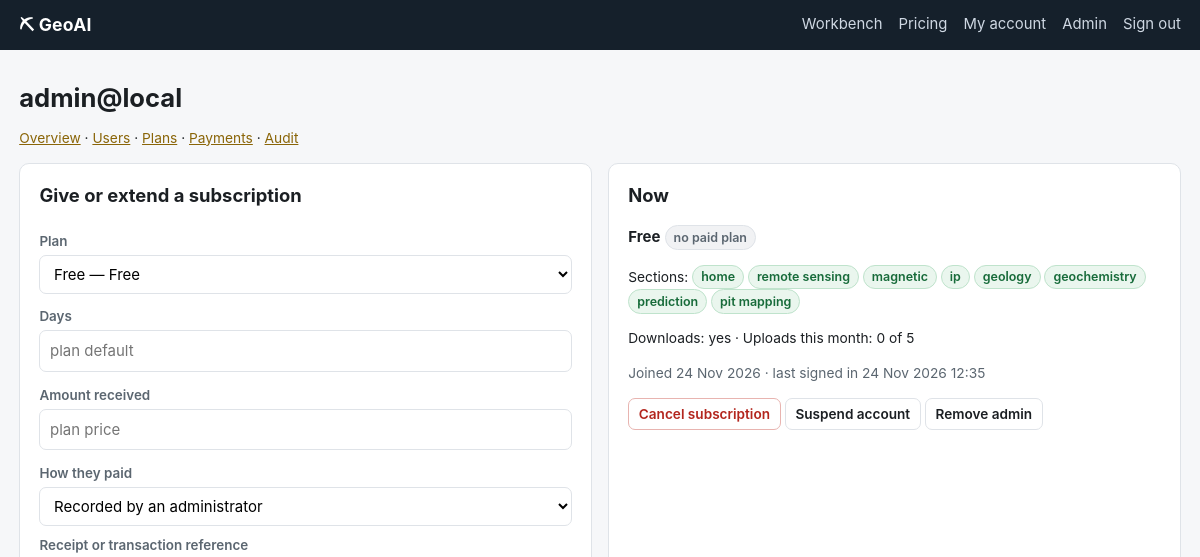
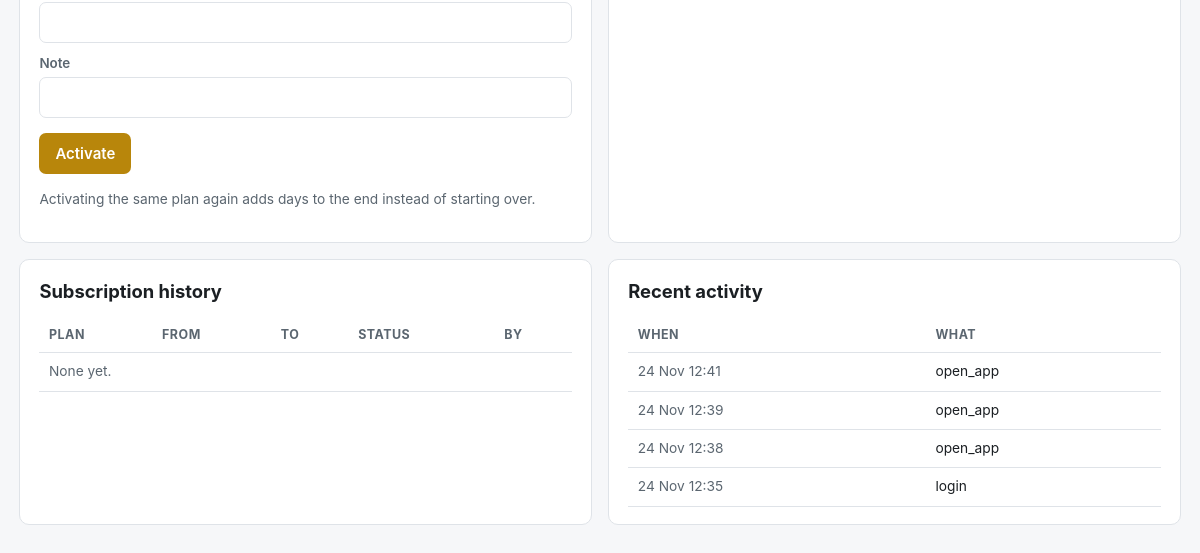
Before: /admin/users/1 (signed in) with the older database file (2 pictures, top to bottom).
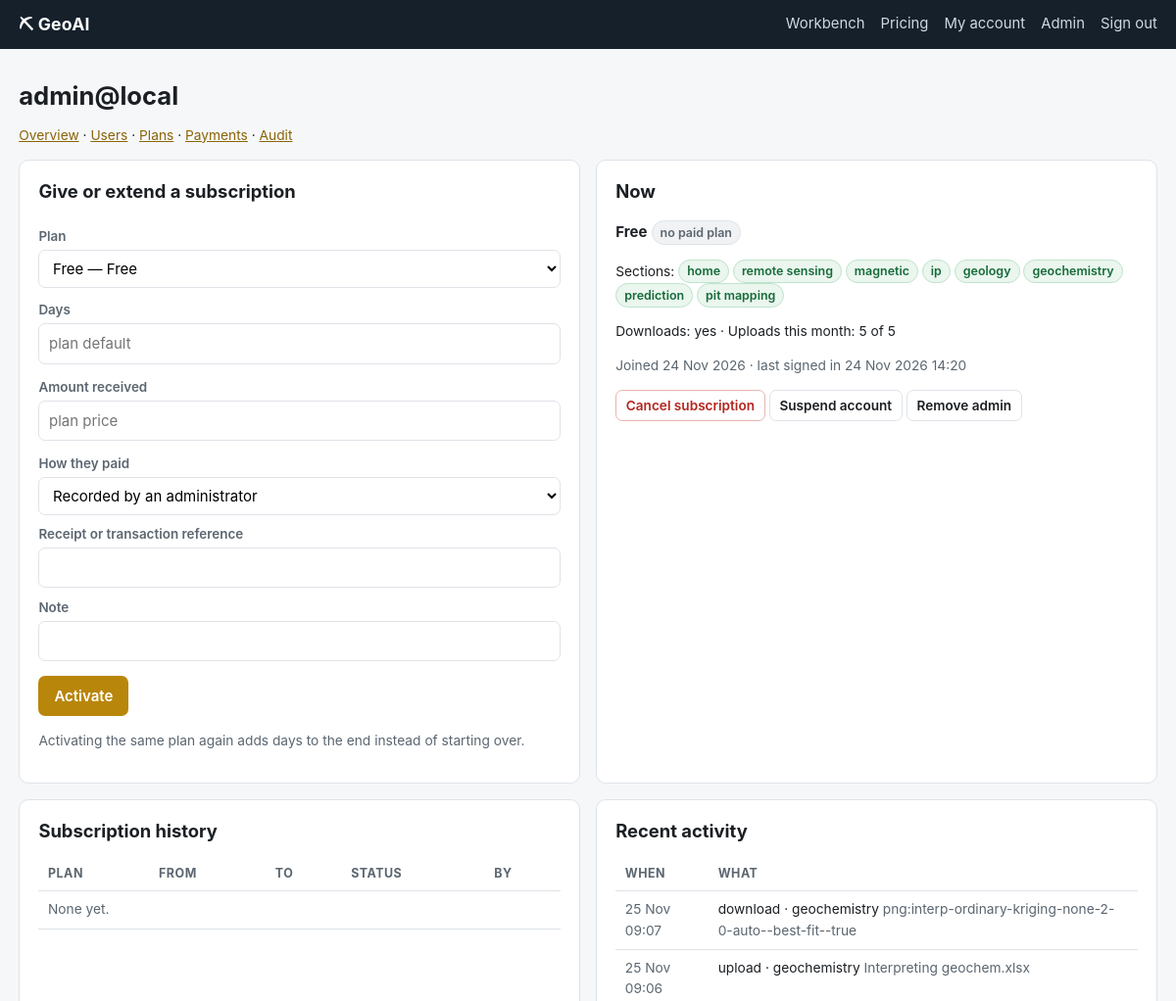
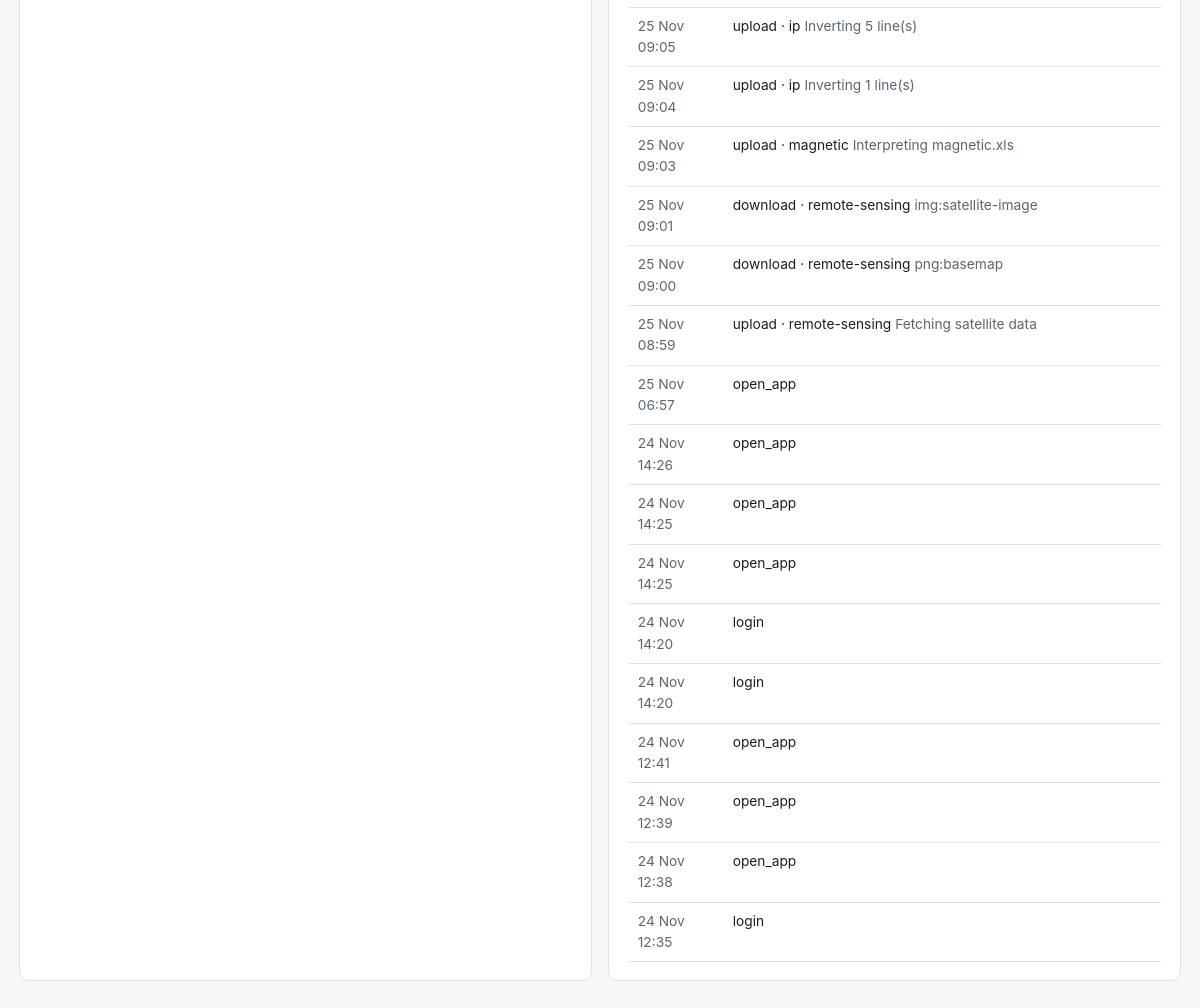
After: the same page with the newer database file (2 pictures, top to bottom).
### portal/models.py (models this page shows, shortened)
class User(UserMixin, db.Model):
    __tablename__ = "users"
    id = db.Column(db.Integer, primary_key=True)
    email = db.Column(db.String(190), unique=True, nullable=False, index=True)
    name = db.Column(db.String(120), nullable=False, default="")
    organisation = db.Column(db.String(160), nullable=False, default="")
    phone = db.Column(db.String(40), nullable=False, default="")
    password_hash = db.Column(db.String(255), nullable=False)
    is_admin = db.Column(db.Boolean, nullable=False, default=False)
    is_active_account = db.Column(db.Boolean, nullable=False, default=True)
    created_at = db.Column(db.DateTime, nullable=False, default=now)
    last_login = db.Column(db.DateTime)
    subscriptions = db.relationship("Subscription", back_populates="user", cascade="all, delete-orphan",
                                    order_by="Subscription.id.desc()")
    payments = db.relationship("Payment", back_populates="user", cascade="all, delete-orphan")
    @property
    def is_active(self):
        return self.is_active_account
    @property
    def subscription(self):
        for s in self.subscriptions:
            if s.is_live:
                return s
        return None
    @property
    def plan(self):
        s = self.subscription
        return s.plan if s else Plan.query.filter_by(code="free").first()
    @property
    def plan_name(self):
        p = self.plan
        return p.name if p else "No plan"
    def allowed_sections(self):
        if self.is_admin:
            return list(SECTIONS)
        p = self.plan
        return p.section_list if p else list(FREE_SECTIONS)
    def may_download(self):
        p = self.plan
        return bool(self.is_admin or (p and p.can_download))
    def uploads_this_month(self):
        start = now().replace(day=1, hour=0, minute=0, second=0, microsecond=0)
        return db.session.query(func.count(UsageEvent.id)).filter(
            UsageEvent.user_id == self.id, UsageEvent.kind == "upload",
            UsageEvent.at >= start).scalar() or 0
    def upload_allowance(self):
        p = self.plan
        limit = p.max_uploads_per_month if p and p.max_uploads_per_month else None
        return self.uploads_this_month(), limit

class Plan(db.Model):
    __tablename__ = "plans"
    id = db.Column(db.Integer, primary_key=True)
    code = db.Column(db.String(32), unique=True, nullable=False)        # free, basic, pro
    name = db.Column(db.String(80), nullable=False)
    price = db.Column(db.Float, nullable=False, default=0.0)
    currency = db.Column(db.String(8), nullable=False, default="TZS")
    period_days = db.Column(db.Integer, nullable=False, default=30)
    sections = db.Column(db.Text, nullable=False, default="")           # comma-separated keys of SECTIONS
    can_download = db.Column(db.Boolean, nullable=False, default=False)
    max_uploads_per_month = db.Column(db.Integer, nullable=False, default=0)   # 0 = no limit
    seats = db.Column(db.Integer, nullable=False, default=1)
    is_public = db.Column(db.Boolean, nullable=False, default=True)     # shown on the pricing page
    sort = db.Column(db.Integer, nullable=False, default=0)
    @property
    def price_label(self):
        if self.price <= 0:
            return "Free"
        per = {30: "month", 31: "month", 90: "quarter", 365: "year"}.get(self.period_days,
                                                                         f"{self.period_days} days")
        return f"{self.currency} {self.price:,.0f} / {per}"

class UsageEvent(db.Model):
    __tablename__ = "usage"
    id = db.Column(db.Integer, primary_key=True)
    user_id = db.Column(db.Integer, db.ForeignKey("users.id"), index=True)
    kind = db.Column(db.String(32), nullable=False)                       # login, upload, run, download
    section = db.Column(db.String(40), nullable=False, default="")
    detail = db.Column(db.String(255), nullable=False, default="")
    at = db.Column(db.DateTime, nullable=False, default=now, index=True)

### portal/admin.py (the view)
@bp.route("/users/<int:uid>")
@admin_only
def user_detail(uid):
    u = db.session.get(User, uid) or abort(404)
    used, limit = u.upload_allowance()
    return render_template("admin/user.html", u=u, plans=Plan.query.order_by(Plan.sort).all(),
                           used=used, limit=limit, providers=PROVIDERS,
                           events=UsageEvent.query.filter_by(user_id=uid)
                           .order_by(UsageEvent.at.desc()).limit(25).all())

### portal/admin.py (called while the page is built)
def admin_only(f):
    @wraps(f)
    @login_required
    def wrapper(*a, **kw):
        if not current_user.is_admin:
            abort(403)
        return f(*a, **kw)
    return wrapper

### portal/models.py (called while the page is built)
def now():
    return datetime.now(timezone.utc)

### portal/templates/admin/user.html (shortened to what this page needs)
{% extends "base.html" %}
{% block wide %}wide{% endblock %}
{% block body %}
<h1>{{ u.email }}</h1>{% include "admin/_nav.html" %}
<div class="grid g2">
  <div class="card">
    <h2 style="margin-top:0">Give or extend a subscription</h2>
    <form method="post" action="{{ url_for('admin.activate_user', uid=u.id) }}">
      <div class="grid g2" style="gap:.2rem 1rem">
        <div><label for="plan">Plan</label><select id="plan" name="plan">
          {% for p in plans %}<option value="{{ p.code }}">{{ p.name }} — {{ p.price_label }}</option>{% endfor %}
        </select></div>
        <div><label for="days">Days</label><input id="days" name="days" type="number" min="1" placeholder="plan default"></div>
        <div><label for="amount">Amount received</label><input id="amount" name="amount" type="number" step="any" placeholder="plan price"></div>
        <div><label for="method">How they paid</label><select id="method" name="method">
          {% for k, v in providers.items() %}<option value="{{ k }}">{{ v }}</option>{% endfor %}</select></div>
      </div>
      <label for="reference">Receipt or transaction reference</label><input id="reference" name="reference">
      <label for="note">Note</label><input id="note" name="note">
      <p><button class="btn" type="submit">Activate</button></p>
    </form>
    <p class="small muted">Activating the same plan again adds days to the end instead of starting over.</p>
  </div>
  <div class="card">
    <h2 style="margin-top:0">Now</h2>
    {% set s = u.subscription %}
    <p><b>{{ u.plan_name }}</b>
      {% if s %}<span class="tag ok">active</span> until {{ s.ends_at.strftime('%d %b %Y') }}
        ({{ s.days_left }} days){% else %}<span class="tag no">no paid plan</span>{% endif %}</p>
    <p class="small">Sections: {% for k in u.allowed_sections() %}<span class="tag ok">{{ k.replace('-',' ') }}</span> {% endfor %}</p>
    <p class="small">Downloads: {{ 'yes' if u.may_download() else 'no' }} ·
       Uploads this month: {{ used }}{% if limit %} of {{ limit }}{% endif %}</p>
    <p class="small muted">Joined {{ u.created_at.strftime('%d %b %Y') }} ·
       last signed in {{ u.last_login.strftime('%d %b %Y %H:%M') if u.last_login else 'never' }}
       {% if u.phone %}· {{ u.phone }}{% endif %}</p>
    <form method="post" action="{{ url_for('admin.cancel', uid=u.id) }}" style="display:inline">
      <button class="btn sm danger" type="submit" {{ 'disabled' if not s }}>Cancel subscription</button></form>
    <form method="post" action="{{ url_for('admin.suspend', uid=u.id) }}" style="display:inline">
      <button class="btn sm sec" type="submit">{{ 'Restore account' if not u.is_active_account else 'Suspend account' }}</button></form>
    <form method="post" action="{{ url_for('admin.toggle_admin', uid=u.id) }}" style="display:inline">
      <button class="btn sm sec" type="submit">{{ 'Remove admin' if u.is_admin else 'Make admin' }}</button></form>
  </div>
</div>
<div class="grid g2">
  <div class="card"><h2 style="margin-top:0">Subscription history</h2>
    <table><tr><th>Plan</th><th>From</th><th>To</th><th>Status</th><th>By</th></tr>
    {% for s in u.subscriptions %}<tr><td>{{ s.plan.name }}</td>
      <td class="small">{{ s.started_at.strftime('%d %b %Y') }}</td>
      <td class="small">{{ s.ends_at.strftime('%d %b %Y') }}</td>
      <td><span class="tag {{ 'ok' if s.is_live else 'no' }}">{{ 'live' if s.is_live else s.status }}</span></td>
      <td class="small muted">{{ s.created_by }}</td></tr>
    {% else %}<tr><td colspan="5" class="muted small">None yet.</td></tr>{% endfor %}</table>
  </div>
  <div class="card"><h2 style="margin-top:0">Recent activity</h2>
    <table><tr><th>When</th><th>What</th></tr>
    {% for e in events %}<tr><td class="small muted">{{ e.at.strftime('%d %b %H:%M') }}</td>
      <td class="small">{{ e.kind }}{% if e.section %} · {{ e.section }}{% endif %} <span class="muted">{{ e.detail }}</span></td></tr>
    {% else %}<tr><td colspan="2" class="muted small">Nothing yet.</td></tr>{% endfor %}</table>
  </div>
</div>
{% endblock %}

### portal/templates/base.html (shortened to what this page needs)
<!doctype html>
<html lang="en"><head>
<link rel="stylesheet" href="{{ url_for('static', filename='style.css') }}">
</head><body>
<header class="top">
  <a class="brand" href="{{ url_for('public.index') }}">⛏ {{ BRAND }}</a>
  <nav>
    {% if current_user.is_authenticated %}
      <a href="{{ url_for('app.home') }}" class="{{ 'on' if request.blueprint == 'app' }}">Workbench</a>
    {% endif %}
    <a href="{{ url_for('billing.pricing') }}">Pricing</a>
    {% if current_user.is_authenticated %}
      <a href="{{ url_for('auth.account') }}">My account</a>
      {% if current_user.is_admin %}<a href="{{ url_for('admin.dashboard') }}">Admin</a>{% endif %}
      <a href="{{ url_for('auth.logout') }}">Sign out</a>
    {% else %}
      <a href="{{ url_for('auth.login') }}">Sign in</a>
      <a class="btn sm" href="{{ url_for('auth.register') }}">Create account</a>
    {% endif %}
  </nav>
</header>
{% block page %}
<div class="wrap {% block wide %}{% endblock %}">
  {% block body %}{% endblock %}
</div>
{% endblock %}
</body></html>

### portal/templates/admin/_nav.html
<p class="small" style="margin-top:-.4rem">
  <a href="{{ url_for('admin.dashboard') }}">Overview</a> ·
  <a href="{{ url_for('admin.users') }}">Users</a> ·
  <a href="{{ url_for('admin.plans') }}">Plans</a> ·
  <a href="{{ url_for('admin.payments') }}">Payments</a> ·
  <a href="{{ url_for('admin.audit_log') }}">Audit</a>
</p>

### portal/static/style.css (style rules this page uses)
:root { --ink:#1b1f23; --muted:#5b6670; --line:#dfe3e8; --bg:#f6f7f9; --card:#fff; --gold:#b8860b; --gold-dark:#8a6508; --ok:#1e7d44; --ok2:#176b3a; --err:#b3261e; --warn:#8a6508; }
* { box-sizing:border-box }
body { margin:0;font:15px/1.55 -apple-system,BlinkMacSystemFont,"Segoe UI",Roboto,Helvetica,Arial,sans-serif; color:var(--ink);background:var(--bg) }
a { color:var(--gold-dark) }
header.top { background:#15202b;color:#fff;padding:.7rem 1.2rem;display:flex;align-items:center;gap:1.2rem }
header.top .brand { font-weight:700;font-size:1.1rem;color:#fff;text-decoration:none;letter-spacing:.2px }
header.top nav { margin-left:auto;display:flex;gap:1rem;align-items:center;flex-wrap:wrap }
header.top nav a { color:#cfd8e3;text-decoration:none;font-size:.93rem }
.wrap { max-width:1080px;margin:0 auto;padding:1.6rem 1.2rem 3rem }
.wrap.wide { max-width:1320px }
h1 { font-size:1.6rem;margin:.2rem 0 1rem }
h2 { font-size:1.15rem;margin:1.8rem 0 .7rem }
.card { background:var(--card);border:1px solid var(--line);border-radius:10px;padding:1.1rem 1.2rem;margin-bottom:1rem }
.grid { display:grid;gap:1rem }
.g2 { grid-template-columns:repeat(auto-fit,minmax(300px,1fr)) }
label { display:block;font-size:.84rem;color:var(--muted);margin:.6rem 0 .2rem;font-weight:600 }
input:not([type=checkbox]):not([type=radio]):not([type=submit]):not([type=button]),select,textarea { width:100%;padding:.5rem .6rem;border:1px solid var(--line);border-radius:7px;font:inherit;background:#fff }
.btn { display:inline-block;background:var(--gold);color:#fff;border:0;border-radius:7px;padding:.55rem 1rem; font:inherit;font-weight:600;cursor:pointer;text-decoration:none }
.btn.sec { background:#fff;color:var(--ink);border:1px solid var(--line) }
.btn.danger { background:#fff;color:var(--err);border:1px solid #e8b4b0 }
.btn.sm { padding:.3rem .6rem;font-size:.85rem }
table { width:100%;border-collapse:collapse;font-size:.92rem }
th,td { text-align:left;padding:.5rem .6rem;border-bottom:1px solid var(--line);vertical-align:top }
th { font-size:.78rem;text-transform:uppercase;letter-spacing:.04em;color:var(--muted) }
.tag { display:inline-block;padding:.1rem .5rem;border-radius:99px;font-size:.78rem;font-weight:600;border:1px solid }
.tag.ok { color:var(--ok2);background:#eaf6ee;border-color:#bfe3cc }
.tag.no { color:var(--muted);background:#f1f2f4;border-color:var(--line) }
.muted { color:var(--muted) }
.small { font-size:.86rem }

Changed rows visible on the page:
changed User "admin@local": last_login "24 Nov 2026 12:35" → "24 Nov 2026 14:20"
added UsageEvent: at "25 Nov 09:07", kind "download", section "geochemistry", detail "png:interp-ordinary-kriging-none-2-0-auto--best-fit--true"
added UsageEvent: at "25 Nov 09:06", kind "upload", section "geochemistry", detail "Interpreting geochem.xlsx"
added UsageEvent: at "25 Nov 09:05", kind "upload", section "ip", detail "Inverting 5 line(s)"
added UsageEvent: at "25 Nov 09:04", kind "upload", section "ip", detail "Inverting 1 line(s)"
added UsageEvent: at "25 Nov 09:03", kind "upload", section "magnetic", detail "Interpreting magnetic.xls"
added UsageEvent: at "25 Nov 09:01", kind "download", section "remote-sensing", detail "img:satellite-image"
added UsageEvent: at "25 Nov 09:00", kind "download", section "remote-sensing", detail "png:basemap"
added UsageEvent: at "25 Nov 08:59", kind "upload", section "remote-sensing", detail "Fetching satellite data"
added UsageEvent: at "25 Nov 06:57", kind "open_app"
added UsageEvent: at "24 Nov 14:26", kind "open_app"
added UsageEvent: at "24 Nov 14:25", kind "open_app"
added UsageEvent: at "24 Nov 14:25", kind "open_app"
added UsageEvent: at "24 Nov 14:20", kind "login"
added UsageEvent: at "24 Nov 14:20", kind "login"
Other visible differences:
{{ used }}: "0" → "5"
